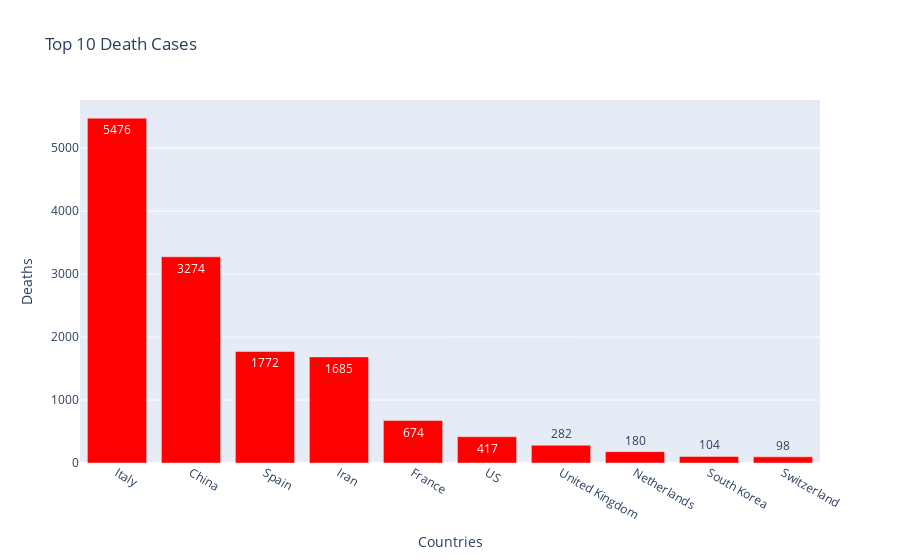

The cell this chart's notebook holds for it:
### Code cell
temp2 = full_latest_grouped.sort_values(by='Deaths', ascending=False).reset_index(drop=True)
fig = go.Figure(data=[go.Bar(
            x=temp2['Country/Region'][0:10], y=temp2['Deaths'][0:10],
            text=temp2['Deaths'][0:10],
            textposition='auto',
            marker_color='red',

        )])
fig.update_layout(
    title='Top 10 Death Cases',
    xaxis_title="Countries",
    yaxis_title="Deaths",
)
fig.show()

### Figure 1 — Plotly figure (JSON) as saved in the notebook; plotly's stock layout.template omitted (floating-point values rounded to 4 significant figures)
{"data": [{"marker": {"color": "red"}, "text": [5476, 3274, 1772, 1685, 674, 417, 282, 180, 104, 98], "textposition": "auto", "type": "bar", "x": ["Italy", "China", "Spain", "Iran", "France", "US", "United Kingdom", "Netherlands", "South Korea", "Switzerland"], "y": [5476, 3274, 1772, 1685, 674, 417, 282, 180, 104, 98]}], "layout": {"title": {"text": "Top 10 Death Cases"}, "xaxis": {"title": {"text": "Countries"}}, "yaxis": {"title": {"text": "Deaths"}}}}
